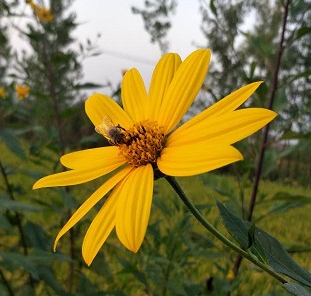
//> input picture 05.convolutions/resource/bee.png, 311 x 296 px
$ ./Convolution_ops   (built with g++ and OpenCV 4)
//> lines starting //> are read from the running program, lines starting //| are printed output that depends on the picture
//> further down, image is the input picture: 296 rows x 311 cols, CV_8UC3; mean B, G, R 58.3, 113, 123.6
### 05.convolutions/code/Convolution_ops.h
#pragma once
#include <opencv2/opencv.hpp>

using namespace cv;
using namespace std;

class ConvolutionDemo {
public:
	void custom_filter_demo(Mat &image);
	void conv_demo(Mat& image);
	void gaussian_blur_demo(Mat& image);
	void median_blur_demo(Mat& image);
	void blur_demo(Mat& image);
	void gradient_demo(Mat& image);
	void edge_demo(Mat& image);
	void epf_demo(Mat& image);
	void denoise_demo(Mat& image);
	void sharpen_demo(Mat& image);
};

### 05.convolutions/code/Convolution_ops.cpp
#include "Convolution_ops.h"
std::string root_dir = "E:/Code/coding/Allopencv/opencv-self-learning/05.convolutions/resource/";

// [149 lines left out: functions conv_demo, blur_demo, gaussian_blur_demo, median_blur_demo, custom_filter_demo, gradient_demo and 3 more, not called in this run]

void ConvolutionDemo::sharpen_demo(Mat& image) {
	Mat lap_img, sharpen_img;
	Laplacian(image, lap_img, CV_32F, 3, 1.0, 0.0, 4);
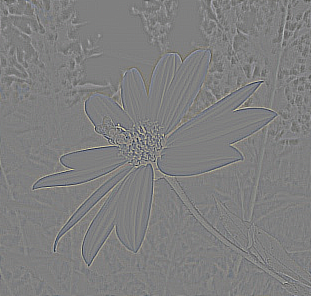
//> lap_img: 296 rows x 311 cols, CV_32FC3; mean B, G, R 0, 0, 0; drawn with min black and max white
	imshow("拉普拉斯0", lap_img);
	normalize(lap_img, lap_img, 0, 1.0, NORM_MINMAX);
	imshow("拉普拉斯", lap_img);

	Mat k = (Mat_<float>(3, 3) << 0, -1, 0, -1, 5, -1, 0, -1, 0);
	filter2D(image, sharpen_img, -1, k, Point(-1, -1), 0, 4);
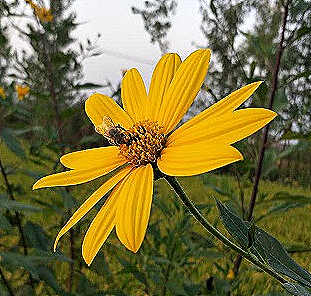
//> sharpen_img: 296 rows x 311 cols, CV_8UC3; mean B, G, R 61.4, 113.6, 122.9
	imshow("锐化", sharpen_img);

	Mat gray;
	int h = image.rows;
//> h = 296
	int w = image.cols;
//> w = 311
	float sum = 0;
	cvtColor(image, gray, COLOR_BGR2GRAY);
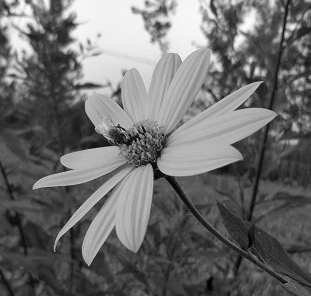
//> gray: 296 rows x 311 cols, CV_8UC1; min 0, max 254, mean 109.9
	for (int i = 1; i < h - 1; i++) {
		for (int j = 1; j < w - 1; j++) {
			int dx = gray.at<uchar>(i, j) * 2 - gray.at<uchar>(i, j + 1) - gray.at<uchar>(i, j - 1);
			int dy = gray.at<uchar>(i, j) * 2 - gray.at<uchar>(i+1, j) - gray.at<uchar>(i-1, j);
			sum += (abs(dx) + abs(dy));
		}
	}
//> this loop made 294 passes
//> sum on passes 1 to 3: 6251, 12322, 17984
//> after the loop, sum = 1649589
	printf("Lapalcian ML sum: %.2f", sum);
//| Lapalcian ML sum: 1649589.00
}
int main() {
	Mat image = imread(root_dir + "bee.png");
	imshow("bee", image);
	ConvolutionDemo conv_ops;
	conv_ops.sharpen_demo(image);
	waitKey(0);
	return 0;
}
